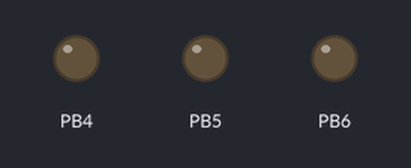
Bench run of a program on a simulated ATmega32, built with avr-gcc and emulated at 8 MHz. On the bench: output pins drawn as LEDs (lit = HIGH).

Above: at 0.1 s.
At 3.1 s:
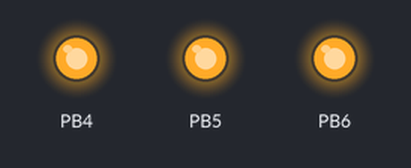
At 6.1 s:
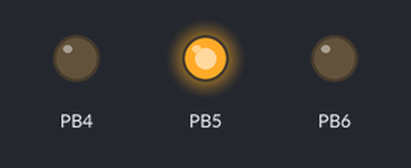
At 9.1 s:
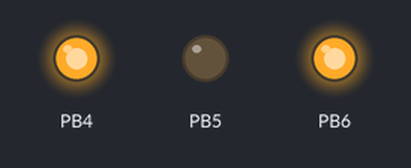
At 20.2 s:
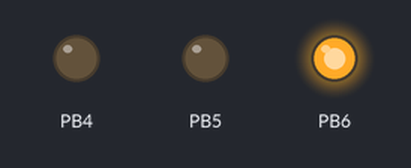
At 38.4 s:
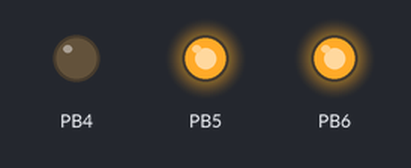
Timing chart, 0 to 39.9 s (numbered marks = the images above):
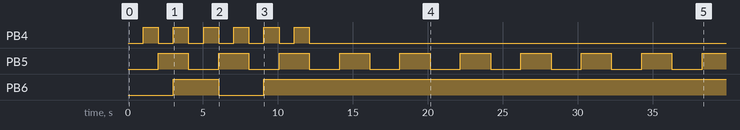

Measured:
- by itself, PB4: alternates HIGH for 1.0 s and LOW for 1.0 s, 12 changes in all, then stays LOW
- by itself, PB5: alternates HIGH for 2.0 s and LOW for 2.0 s
- by itself, PB6: LOW → HIGH at 3.0 s, → LOW 3.0 s later, → HIGH 3.0 s later

The program:

main.c
```c
/******************************************************************************
 *
 * Module: OS Scheduler APP
 *
 * File Name: main.c
 *
 * Description: Source file of OS Scheduler App Code
 *
 * Created on: Sep 16, 2019
 *
 * Author: Hesham Hafez
 *
 *******************************************************************************/

/*******************************************************************************
 *                       	Included Libraries                                 *
 *******************************************************************************/
#include "scheduler.h"
#include "DIO.h"

/*******************************************************************************
 *                      Functions Prototypes                                   *
 *******************************************************************************/
void RedLed(void);
void GreenLed(void);
void BlueLed(void);

/*******************************************************************************
 *                             Main Function                                   *
 *******************************************************************************/
int main (void)
{
	DIO_SetPinDirection(DIO_PIN12,OUTPUT);
	DIO_SetPinDirection(DIO_PIN13,OUTPUT);
	DIO_SetPinDirection(DIO_PIN14,OUTPUT);
	SOS_Init();
	SET_BIT(SREG,I);
	SOS_CreateTask(PRIORITY_0,1000,RedLed);
	SOS_CreateTask(PRIORITY_1,2000,GreenLed);
	SOS_CreateTask(PRIORITY_2,3000,BlueLed);
	SOS_Run();
}

/*******************************************************************************
 *                        Functions Definitions                                *
 *******************************************************************************/
void RedLed(void)
{

	static uint8 red_led = 0u;
	red_led ^= 1u;
	if(red_led == 1u)
	{
		DIO_WritePin(DIO_PIN12,HIGH);
	}
	else
	{
		DIO_WritePin(DIO_PIN12,LOW);
	}


}
void GreenLed(void)
{
	static uint8 counter = 0;
	static uint8 green_led = 0u;
	green_led ^= 1u;
	if(green_led == 1u)
	{
		DIO_WritePin(DIO_PIN13,HIGH);
	}
	else
	{
		DIO_WritePin(DIO_PIN13,LOW);
	}
	counter++;
	if(counter == 6)
	{
		SOS_DeleteTask(RedLed);
		SOS_DeleteTask(BlueLed);
	}
}
void BlueLed(void)
{
	static uint8 blue_led = 0u;
	blue_led ^= 1u;
	if(blue_led == 1u)
	{
		DIO_WritePin(DIO_PIN14,HIGH);
	}
	else
	{
		DIO_WritePin(DIO_PIN14,LOW);
	}

}
```

Macro.h
```c
/*****************************************************************************
 * Module 	  : Data Types definition
 *
 * File name  : std_types.h
 *
 * Created on : Apr 9, 2019
 *
 * Author     : Ahmed Eldakhly & Hesham Hafez
 ******************************************************************************/

#ifndef MACRO_H_
#define MACRO_H_

/*******************************************************************************
 *                      Preprocessor Macros                                    *
 *******************************************************************************/

/* Set a certain bit in any register */
#define SET_BIT(REG,BIT) 		(REG|=(1<<BIT))

/* Clear a certain bit in any register */
#define CLEAR_BIT(REG,BIT) 		(REG&=~(1<<BIT))

/* Check if a specific bit is set in any register and return true if yes */
#define GET_BIT(REG,BIT) 		((REG>>BIT)&1)

/* Toggle a certain bit in any register */
#define TOGGLE_BIT(REG,BIT) 	(REG^=(1<<BIT))

/* Rotate right the register value with specific number of rotates */
#define ROTATE_RIGHT(REG,NUM) ( REG=(REG>>NUM) | REG=(REG<<(8-NUM)) )

/* Rotate left the register value with specific number of rotates */
#define ROTATE_LEFT(REG,NUM) ( REG=(REG<<NUM) | REG=(REG>>(8-NUM)) )


#endif /* MACRO_H_ */
```

Timer.c
```c
/******************************************************************************
 *
 * Module: TIMERS
 *
 * File Name: TImer0_Prog.c
 *
 * Description: Source file for the TIMER0 AVR driver
 *
 * Created on: Sep 7, 2019
 *
 * Author: Ahmed Eldakhly & Hesham Hafez
 *
 *******************************************************************************/

/*******************************************************************************
 *                       	Included Libraries                                 *
 *******************************************************************************/
#include "Macro.h"
#include "std_types.h"
#include "Timer.h"
#include "Timer_Map.h"


/*******************************************************************************
 *                      Functions Definitions                                  *
 *******************************************************************************/

/*******************************************************************************
 * Function Name:	TIMER_init
 *
 * Description: 	Initialize the TIMER0 Driver Registers
 *
 * Inputs:			NULL
 *
 * Outputs:			NULL
 *
 * Return:			NULL
 *******************************************************************************/

void TIMER_init(void)
{
	/**************************** CTC Mode Init ***************************************/
	TIMER_TCCR0 &= (~((1<<WGM00)|(1<<WGM01)));			/*Clear WGM00 & WGM01 Bits in TCCR0 Registers*/
	TIMER_TCCR0 |= (1<<WGM01);							/*Set WGM01 Bit*/
	/**************************** OCR0 Value ***************************************/
	TIMER_OCR0   = OCR0_VALUE;
	/**************************** Pre-Scaler Bit Init ***************************************/
	TIMER_TCCR0 &= (~((1<<CS00)|(1<<CS01)|(1<<CS02)));	/*Clear CS00 & CS01 & CS02 Bits in TCCR0 Registers*/
	TIMER_TCCR0 |= (1<<CS01);							/*Set CS01 Bit ----> pre-scaler = 256*/
	TIMER_TCCR0 |= (1<<CS00);							/*Set CS00 Bit ----> pre-scaler = 256*/
	TIMER_TIMSK |= (1u<<OCIE);

}

/*******************************************************************************
 * Function Name:	TIMER_Deinit
 *
 * Description: 	Disable the TIMER0 Driver Registers
 *
 * Inputs:			NULL
 *
 * Outputs:			NULL
 *
 * Return:			NULL
 *******************************************************************************/
void TIMER_Deinit(void)
{
	/**************************** Pre-Scaler Bit DeInit ***************************************/
	TIMER_TCCR0 &= (~((1<<CS00)|(1<<CS01)|(1<<CS02)));	/*Clear CS00 & CS01 & CS02 Bits in TCCR0 Registers*/
	/**************************** OCR0 Value **************************************************/
	TIMER_OCR0=LOW;
}
```

Timer.h
```c
/******************************************************************************
 *
 * Module: TIMERS
 *
 * File Name: Timer0_interface.h
 *
 * Description: Header file for the TIMER0 AVR driver
 *
 * Created on: Sep 7, 2019
 *
 * Author: Ahmed Eldakhly & Hesham Hafez
 *
 *******************************************************************************/

#ifndef TIMER_H_
#define TIMER_H_

/*******************************************************************************
 *                       	Included Libraries                                 *
 *******************************************************************************/

#include "Timer_cfg.h"
#include "Timer_Map.h"

/*******************************************************************************
 *                      Functions Prototypes                                   *
 *******************************************************************************/

/*******************************************************************************
 * Function Name:	TIMER_init
 *
 * Description: 	Initialize the TIMER0 Driver Registers
 *
 * Inputs:			NULL
 *
 * Outputs:			NULL
 *
 * Return:			NULL
 *******************************************************************************/
void TIMER_init(void);

/*******************************************************************************
 * Function Name:	TIMER_Deinit
 *
 * Description: 	Disable the TIMER0 Driver Registers
 *
 * Inputs:			NULL
 *
 * Outputs:			NULL
 *
 * Return:			NULL
 *******************************************************************************/

void TIMER_Deinit(void);


/*void Timer_delayWithButton_ms(uint32 u32DelayNumber,uint8 StopButton);*/

#endif /* TIMER_H_ */
```

Timer_Map.h
```c
/******************************************************************************
 *
 * Module: TIMERS
 *
 * File Name: TIMER0_MemoryMaping.h
 *
 * Description: Header file for maping the TIMER0 Registers and Pins
 *
 * Created on: Sep 7, 2019
 *
 * Author: Ahmed Eldakhly & Hesham Hafez
 *
 *******************************************************************************/

#ifndef TIMER_MAP_H_
#define TIMER_MAP_H_

/*******************************************************************************
 *                       	Included Libraries                                 *
 *******************************************************************************/

#include "std_types.h"

/*******************************************************************************
 *                      Preprocessor Macros                                    *
 *******************************************************************************/

/*******************************************************************************
 *                      Pre-Scaler Macros                                      *
 *******************************************************************************/
#define Timer0_OFF 0
#define Timer0_Prescaler_1 		1
#define Timer0_Prescaler_8 		8
#define Timer0_Prescaler_64 	64
#define Timer0_Prescaler_256 	256
#define Timer0_Prescaler_1024 	1024

/*******************************************************************************
 *                      Timer Mode Macros                                      *
 *******************************************************************************/
#define Timer0_NormalMode 				0
#define Timer0_PWM_PhaseCorrectMode 	1
#define Timer0_CTCMode 					2
#define Timer0_FastPWMMode 				3

/*******************************************************************************
 *                      OCR0 Pin Configurations Macros                                    *
 *******************************************************************************/
/* Normal&CTC mode */
#define OCR_Disconnect 0
#define OCR_Toggel 1
#define OCR_Clear 2
#define OCR_Set 3

/* Fast PWM */
#define OCR_Disconnect 0
#define OCR_ClearUpcounting_SetDowncounting 4
#define OCR_SetUpcounting_ClearDowncounting 6

/* Fast Compare Match */
#define OCR_Disconnect 0
#define OCR_ClearCompare_SetOverflow 7
#define OCR_SetCompare_ClearOverflow 9


/*******************************************************************************
 *                          Mapped Registers                                   *
 *******************************************************************************/
#define TIMER_TCCR0 (*(volatile uint8*)0x53)	/*Timer/Counter Control Register   TCCR0*/
#define TIMER_TCNT0 (*(volatile uint8*)0x52)	/*Timer/Counter Register   TCNT0*/
#define TIMER_OCR0  (*(volatile uint8*)0x5C)	/*Output Compare Register   OCR0*/
#define TIMER_TIMSK (*(volatile uint8*)0x59)	/*Timer/Counter Interrupt Mask Register   TIMSK*/
#define TIMER_TIFR  (*(volatile uint8*)0x58)    /*Timer/Counter Interrupt Flag Register   TIFR*/

/*******************************************************************************
 *                          Registers Pins                                     *
 *******************************************************************************/

/**************************** TCCR0 PINS ***************************************/
#define FOC0 	7	/*Bit 7   FOC0: Force Output Compare*/
#define WGM00 	6	/*Bit 6   WGM00: Waveform Generation Mode*/
#define COM01 	5	/*Bit 5   COM01: Compare Match Output Mode*/
#define COM00 	4	/*Bit 4   COM00: Compare Match Output Mode*/
#define WGM01 	3	/*Bit 3   WGM01: Waveform Generation Mode*/
#define CS02 	2	/*Bit 2   CS02: Clock Select*/
#define CS01 	1	/*Bit 1   CS01: Clock Select*/
#define CS00 	0	/*Bit 0   CS00: Clock Select*/

/**************************** TIMSK PINS ***************************************/
#define OCIE 1		/*Bit 1   OCIE0: Timer/Counter0 Output Compare Match Interrupt Enable*/
#define TOIE 0		/*Bit 0   TOIE0: Timer/Counter0 Overflow Interrupt Enable*/

/**************************** TIFR PINS ***************************************/
#define OCF0 1		/*Bit 1   OCF0: Output Compare Flag 0*/
#define TOV0 0		/*Bit 0   TOV0: Timer/Counter0 Overflow Flag*/

#endif /* TIMER_MAP_H_ */
```

scheduler.c
```c
/******************************************************************************
 *
 * Module: OS Scheduler
 *
 * File Name: scheduler.c
 *
 * Description: Source file of OS Scheduler
 *
 * Created on: Sep 16, 2019
 *
 * Author: Hesham Hafez
 *
 *******************************************************************************/

/*******************************************************************************
 *                       	Included Libraries                                 *
 *******************************************************************************/
#include "scheduler.h"
#include "DIO.h"

/*******************************************************************************
 *                           Global Variables                                  *
 *******************************************************************************/

/*counter of Timer Ticks */
static volatile uint32 g_Tick_Count = 0u;
/*Array of tasks can be handled*/
static StrSosTaskConfig_t arr[ID_MAX];

/*******************************************************************************
 *                       Interrupt Service Routines                            *
 *******************************************************************************/

ISR(TIMER0_COMP_vect)
{
	g_Tick_Count++;
	uint8 loopcounter;
	/*loop to find a task ready to be executed*/
	for(loopcounter = 0 ; loopcounter<ID_MAX ; loopcounter++)
	{
		/*check if there is a created task or not*/
		if(arr[loopcounter].Task_Ptr != NULL_PTR)
		{
			/*check if the task is ready to be executed by check task Periodicity*/
			if((g_Tick_Count % (arr[loopcounter].Periodicity))==0u)
			{
				/*switch task state to Ready State*/
				arr[loopcounter].Mode = SOS_READY_MODE;
			}
			else
			{
				/*Do Nothing*/
			}
		}
		else
		{
			/*Do Nothing*/
		}

	}
}

/*******************************************************************************
 *                      Functions Definitions                                  *
 *******************************************************************************/

/*******************************************************************************
 * Function Name:	SOS_Init
 *
 * Description: 	Initialize the OS Scheduler
 *
 * Inputs:			NULL
 *
 * Outputs:			NULL
 *
 * Return:			NULL
 *******************************************************************************/
void SOS_Init(void)
{
	TIMER_init();
	uint8 LoopCounter = 0;
	/*loop to Initialize the array of tasks*/
	for(LoopCounter = 0u; LoopCounter<ID_MAX; LoopCounter++)
	{
		/*switch task state to Waiting State*/
		arr[LoopCounter].Mode = SOS_WAITING_MODE;
		/*Initialize tasks Periodicity*/
		arr[LoopCounter].Periodicity = 0u;
		/*Initialize the tasks array*/
		arr[LoopCounter].Task_Ptr = NULL_PTR;
	}
}

/*******************************************************************************
 * Function Name:	SOS_CreateTask
 *
 * Description: 	Create Scheduled Task
 *
 * Inputs:			*Priority of the Task
 *					*periodicity of the Task
 *					*pointer to the task function
 *
 * Outputs:			NULL
 *
 * Return:			Status to check function execution
 *******************************************************************************/
EnmSosStatus_t SOS_CreateTask(EnmSosPriority_t a_Priority, uint16 a_periodicity, void (* Task_Select_Ptr)(void))
{
	/*Return Value*/
	EnmSosStatus_t ReternVal;
	/*To avoid condition of two tasks have same Priority*/
	if(arr[a_Priority].Task_Ptr != NULL_PTR)
	{
		ReternVal = RESERVED_TASK;
	}
	else
	{
		/*create task with its Priority and periodicity*/
		arr[a_Priority].Mode = SOS_WAITING_MODE;
		arr[a_Priority].Periodicity = a_periodicity;
		arr[a_Priority].Task_Ptr = Task_Select_Ptr;

		ReternVal = OK;
	}

	return ReternVal;
}

/*******************************************************************************
 * Function Name:	SOS_Run
 *
 * Description: 	Run the ready Tasks
 *
 * Inputs:			NULL
 *
 * Outputs:			NULL
 *
 * Return:			NULL
 *******************************************************************************/
void SOS_Run(void)
{
	uint8 LoopCtr;
	while(1)
	{
		/*loop for searching about ready task to execute*/
		for(LoopCtr = 0; LoopCtr <ID_MAX ;LoopCtr++)
		{
			/*check if the task is ready to execute*/
			if(arr[LoopCtr].Mode == SOS_READY_MODE)
			{
				/*switch task state to Running State*/
				arr[LoopCtr].Mode = SOS_RUNING_MODE;
				/*Run the Task*/
				arr[LoopCtr].Task_Ptr();
				/*wait for another task*/
				arr[LoopCtr].Mode = SOS_WAITING_MODE;
			}
			else
			{
				/*Do Nothing*/
			}
		}
	}
}

/*******************************************************************************
 * Function Name:	SOS_DeleteTask
 *
 * Description: 	Delete selected Tasks
 *
 * Inputs:			pointer to the task function that wanted to be deleted
 *
 * Outputs:			NULL
 *
 * Return:			NULL
 *******************************************************************************/
void SOS_DeleteTask(void (*DeletedTask_Ptr)(void))
{
	uint8 Loopcounter;
	/*loop to find the task that wanted to be deleted*/
	for(Loopcounter = 0; Loopcounter<ID_MAX ; Loopcounter++)
	{
		/*check if the task is the desired task to be deleted*/
		if(arr[Loopcounter].Task_Ptr == DeletedTask_Ptr)
		{
			/*delete the task and get out of the loop*/
			arr[Loopcounter].Task_Ptr = NULL_PTR;
			arr[Loopcounter].Mode= SOS_WAITING_MODE;
			arr[Loopcounter].Periodicity = 0u;
			break;
		}
		else
		{
			/*Do Nothing*/
		}
	}
}

/*******************************************************************************
 * Function Name:	SOS_DeInit
 *
 * Description: 	Disable the OS Scheduler
 *
 * Inputs:			NULL
 *
 * Outputs:			NULL
 *
 * Return:			NULL
 *******************************************************************************/
void SOS_DeInit(void)
{
	TIMER_Deinit();
	uint8 LoopCounter = 0;
	/*loop to ReInitialize the array of tasks*/
	for(LoopCounter = 0u; LoopCounter<ID_MAX; LoopCounter++)
	{
		/*switch task state to Waiting State*/
		arr[LoopCounter].Mode = SOS_WAITING_MODE;
		/*ReInitialize tasks Periodicity*/
		arr[LoopCounter].Periodicity = 0u;
		/*ReInitialize the tasks array*/
		arr[LoopCounter].Task_Ptr = NULL_PTR;
	}
}
```

Source omitted: scheduler.h (4135 bytes), Timer_cfg.h (1518 bytes), scheduler_cfg.h (781 bytes), DIO.c (2411 bytes), DIO.h (316 bytes), DIO_Map.h (1872 bytes), std_types.h (1470 bytes)
